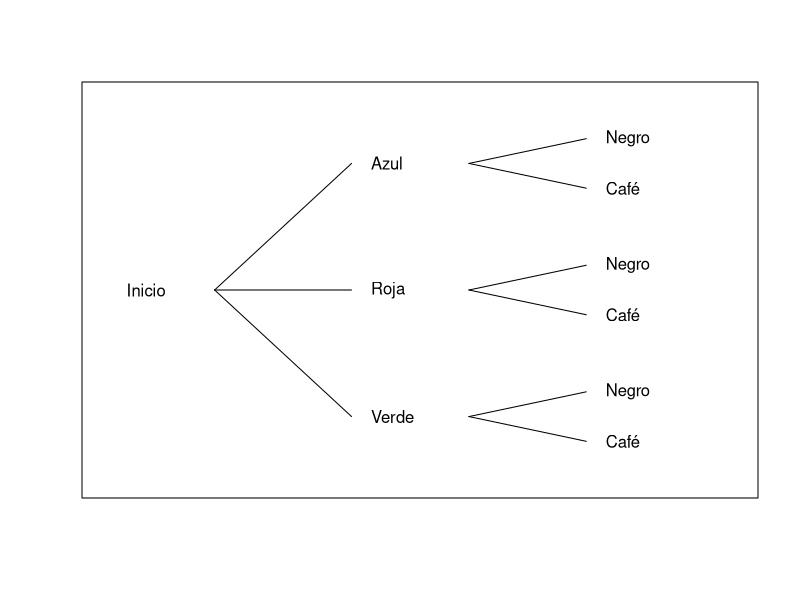
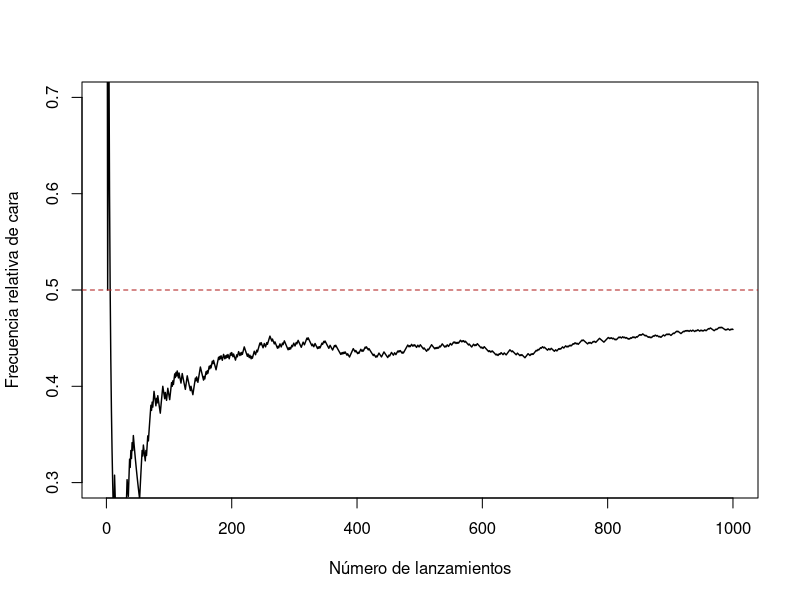

Write R code to recreate these figures, in order.
## ---- chunk 1
#| label: fig-arbol-conteo
#| fig-cap: "Diagrama de árbol para elegir una polera y un pantalón."
#| fig-width: 7
#| fig-height: 3.8
plot.new()
plot.window(xlim = c(0, 3.2), ylim = c(0, 7))
poleras <- c("Azul", "Roja", "Verde")
pantalones <- c("Negro", "Café")
y1 <- c(5.8, 3.5, 1.2)
text(0.1, 3.5, "Inicio", adj = 0)
for (i in seq_along(poleras)) {
  segments(0.55, 3.5, 1.25, y1[i])
  text(1.35, y1[i], poleras[i], adj = 0)
  for (j in seq_along(pantalones)) {
    y2 <- y1[i] + c(0.45, -0.45)[j]
    segments(1.85, y1[i], 2.45, y2)
    text(2.55, y2, pantalones[j], adj = 0)
  }
}
box()
## ---- chunk 2
#| label: tbl-decision-conteo
conteo <- data.frame(
  `Objetos usados` = c("Todos", "Todos", "Algunos", "Algunos", "Algunos"),
  `Importa el orden` = c("Sí", "Sí", "Sí", "No", "No"),
  `Se permite repetir` = c("No", "Sí, hay indistinguibles", "No o sí", "No", "Sí"),
  `Técnica` = c("Permutación simple", "Permutación con repetidos", "Variación", "Combinación", "Combinación con repetición"),
  check.names = FALSE
)
knitr::kable(conteo, caption = "Preguntas para reconocer una estructura combinatoria.")
## ---- chunk 3
#| label: fig-simulacion-moneda
#| fig-cap: "Frecuencia relativa acumulada de cara en 1 000 lanzamientos simulados."
#| fig-width: 7
#| fig-height: 4
set.seed(44)
n <- 1000
cara <- rbinom(n, size = 1, prob = 0.5)
frecuencia <- cumsum(cara) / seq_len(n)
plot(seq_len(n), frecuencia, type = "l", lwd = 1.4,
     xlab = "Número de lanzamientos", ylab = "Frecuencia relativa de cara",
     ylim = c(0.3, 0.7))
abline(h = 0.5, lty = 2, col = "firebrick")
